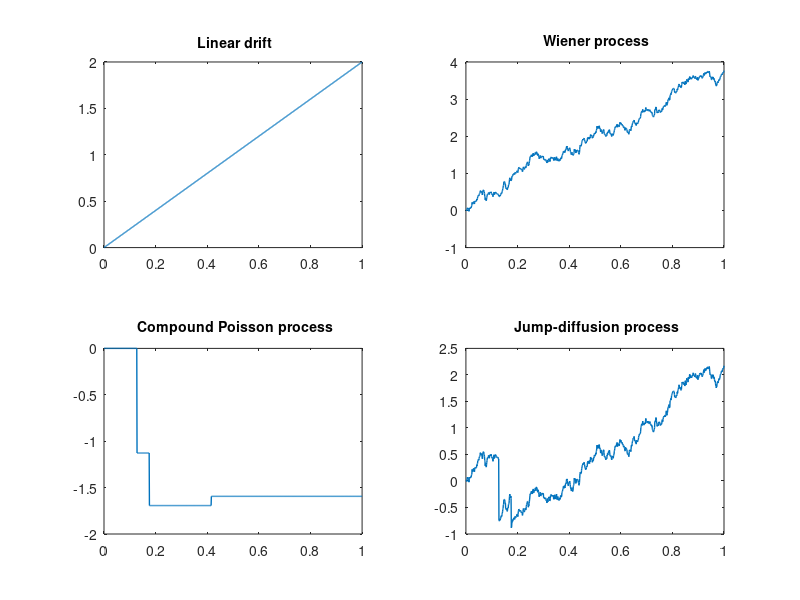

MATLAB code for this plot:
clear 
clc
close all

T = 1;
N = 1e3;
dt = T/N;
X0 = 0;
mu = 2;
sigma = 1;
lambda = 5;

time = 0:dt:T;

figure(1)
%% Linear drift
X1 = mu*time;
subplot(2,2,1)
plot(time,X1,'linewidth',1)
title('\fontsize{14} Linear drift')

%% Diffusion processes
X2 = zeros(N+1,1);
for  t = 1:N
    X2(t+1) = X2(t) + mu*dt + sigma*sqrt(dt)*random('norm',0,1);
end
subplot(2,2,2)
plot(time,X2,'linewidth',1)
title('\fontsize{14} Wiener process')

%% Compound Poisson process
I = zeros(N,1);
X3 = zeros(N+1,1);
F = zeros(N+1,1);
for i = 1:N
    I(i) = random('poisson',dt*lambda);
    if I(i) == 0
        F(i) = 0;
    else
        F(i) = random('norm',0,1);
    end
    X3(i+1) = X3(i) + F(i);
end
subplot(2,2,3)
plot(time,X3,'linewidth',1)
title('\fontsize{14} Compound Poisson process')
% Jump Diffusion process
X4 = X2+X3;
subplot(2,2,4)
plot(time,X4,'linewidth',1)
title('\fontsize{14} Jump-diffusion process')

